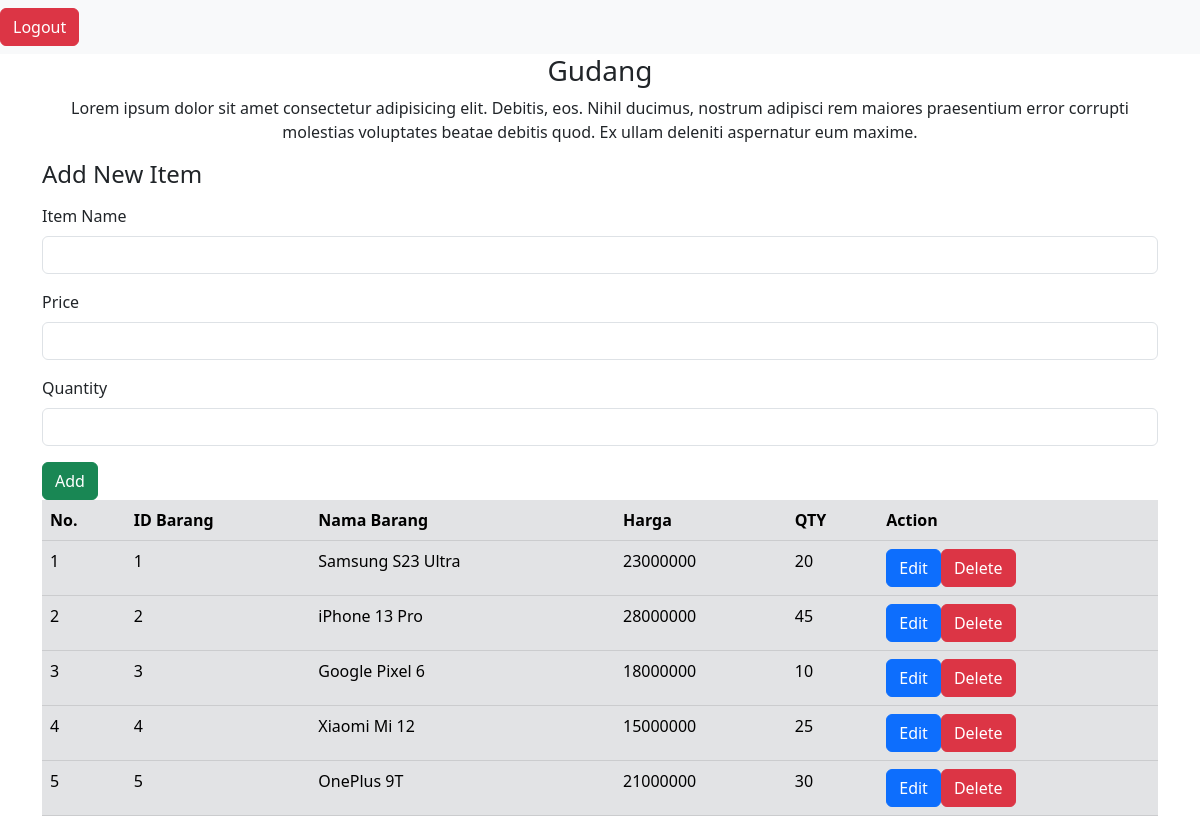
/index.php (signed in), run on the app's committed database.
### tables this page shows
CREATE TABLE `items` (
  `item_id` int(11) NOT NULL,
  `item_name` varchar(200) NOT NULL,
  `price` int(11) NOT NULL,
  `quantity` int(11) NOT NULL
);

### index.php (the view, shortened to what this page needs)
<?php
require_once('conn.php');
$userid = $_SESSION['userid'];
$phd = "";
if ($userid == null) {
    header("Location: pages/login.php");
} else {
    $query = mysqli_prepare($conn, "SELECT * FROM items");
    mysqli_stmt_execute($query);
    $result = mysqli_stmt_get_result($query);
    $rows = mysqli_fetch_all($result, MYSQLI_ASSOC);
    foreach ($rows as $index => $row) {
        $txt = '<tr class="">
                    <td scope="row">' . ($index + 1) . '</td>
                    <td>' . $row['item_id'] . '</td>
                    <td>' . $row['item_name'] . '</td>
                    <td>' . $row['price'] . '</td>
                    <td>' . $row['quantity'] . '</td>
                    <td><button type="button" class="btn btn-primary" name="edit">Edit</button><button type="button" class="btn btn-danger" name="delete">Delete</button></td>
                </tr>';
        $phd .= $txt;
    }
}
?>
<!DOCTYPE html>
<html lang="en">
<head>
    <link rel="stylesheet" href="css/bootstrap.min.css">
</head>
<body>
    <nav class="navbar navbar-expand navbar-light bg-light">
        <form action="pages/logout.php" method="post">
            <button type="submit" class="btn btn-danger" name="logout">Logout</button>
        </form>
    </nav>
    <div class="contaner d-flex flex-column justify-content-center">
        <div class="container header">
            <h3 class="text-center">Gudang</h3>
            <p class="text-center">Lorem ipsum dolor sit amet consectetur adipisicing elit. Debitis, eos. Nihil ducimus, nostrum adipisci rem maiores praesentium error corrupti molestias voluptates beatae debitis quod. Ex ullam deleniti aspernatur eum maxime.</p>
        </div>
        <div class="container add-product">
            <h4 class="mb-3">Add New Item</h4>
            <form action="pages/add_item.php" method="post">
                <div class="mb-3">
                    <label for="item_name" class="form-label">Item Name</label>
                    <input type="text" class="form-control" name="item_name" required>
                </div>
                <div class="mb-3">
                    <label for="price" class="form-label">Price</label>
                    <input type="text" class="form-control" name="price" required>
                </div>
                <div class="mb-3">
                    <label for="quantity" class="form-label">Quantity</label>
                    <input type="number" class="form-control" name="quantity" required>
                </div>
                <button type="submit" class="btn btn-success">Add</button>
            </form>
        </div>
        <div class="container list">
            <div class="table-responsive">
                <form action="" method="post">
                    <table class="table table-secondary">
                        <thead>
                            <tr>
                                <th scope="col">No.</th>
                                <th scope="col">ID Barang</th>
                                <th scope="col">Nama Barang</th>
                                <th scope="col">Harga</th>
                                <th scope="col">QTY</th>
                                <th scope="col">Action</th>
                            </tr>
                        </thead>
                        <tbody>
                            <?php echo $phd; ?>
                        </tbody>
                    </table>
                </form>
            </div>
        </div>
    </div>
</body>
</html>

### data on the page
items: item_id "1", item_name "Samsung S23 Ultra", price "23000000", quantity "20"
items: item_id "2", item_name "iPhone 13 Pro", price "28000000", quantity "45"
items: item_id "3", item_name "Google Pixel 6", price "18000000", quantity "10"
items: item_id "4", item_name "Xiaomi Mi 12", price "15000000", quantity "25"
items: item_id "5", item_name "OnePlus 9T", price "21000000", quantity "30"
